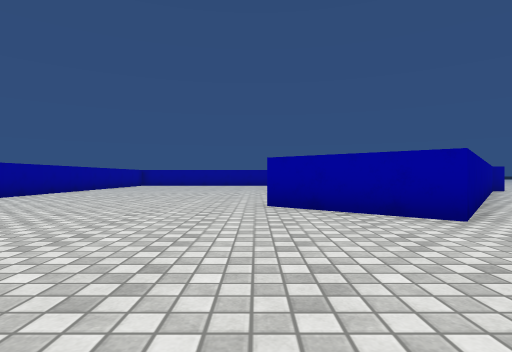
[1] (above)

18 first-person views from a walk through a 3-D level made in the Unity game engine. The camera is 0.62 m above the floor, looks level and sees 80° across. The floor is counted in squares, 1 m on a side. Each view is taken from the middle of a square. On the plan, view 1 faces up. The plan holds only what a view shows up to about 9 squares ahead; the rest is blank. The place goes on beyond the plan. The player is left out. Surface patterns are stand-ins for the level's own textures.

[2]
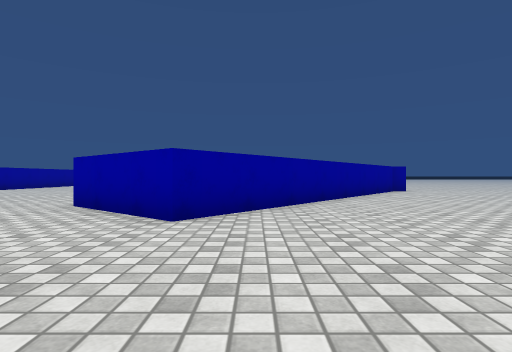

[3]
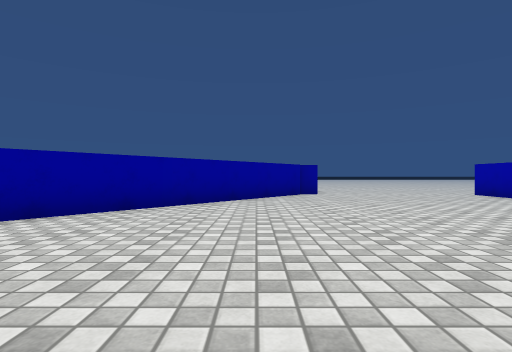

[4]
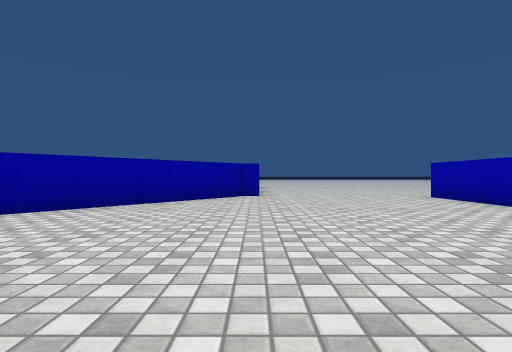

[5]
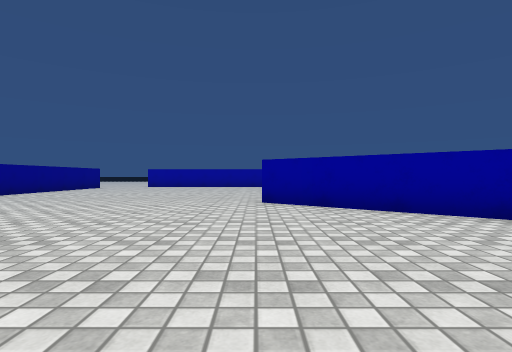

[6]
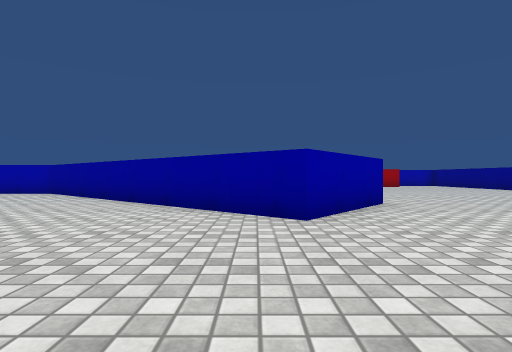

[7]
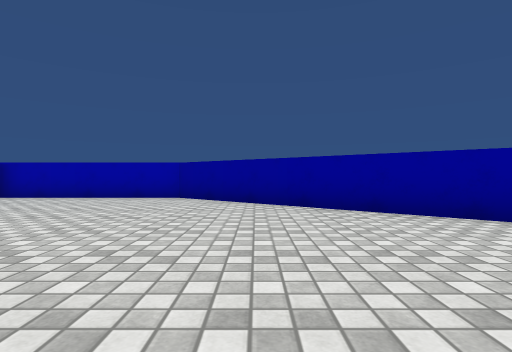

[8]
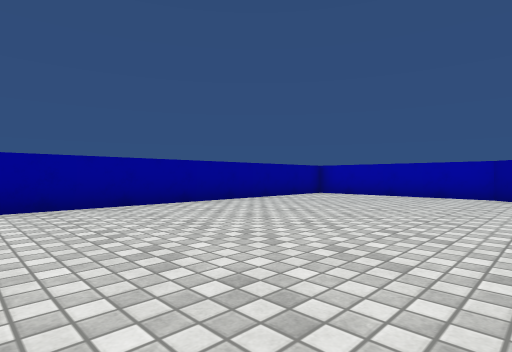

[9]
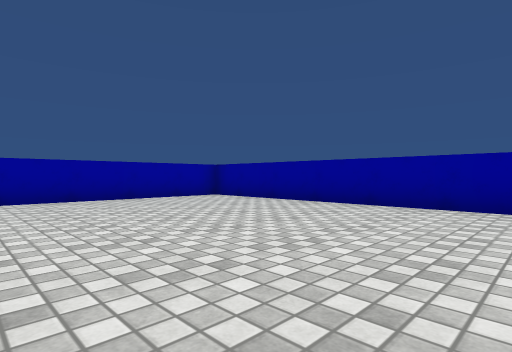

[10]
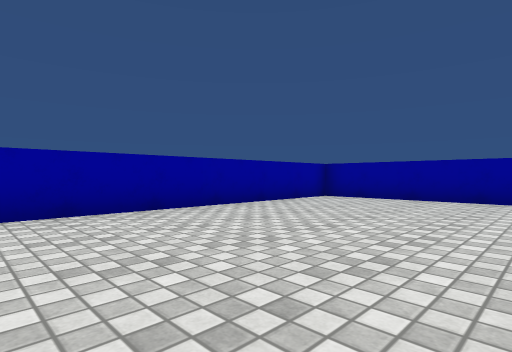

[11]
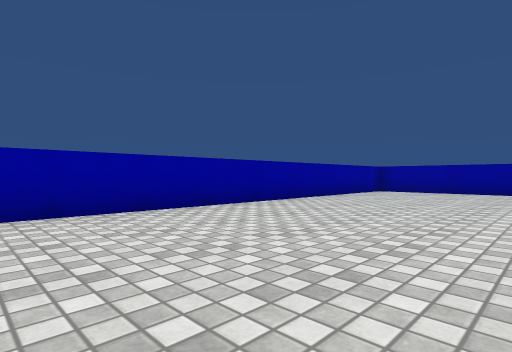

[12]
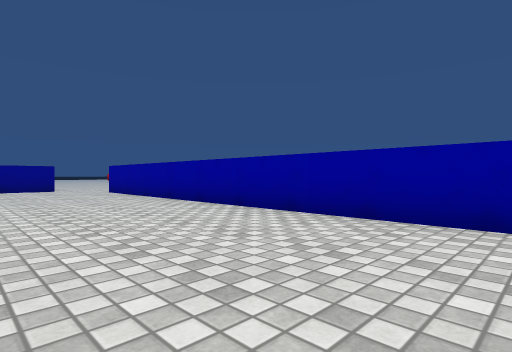

[13]
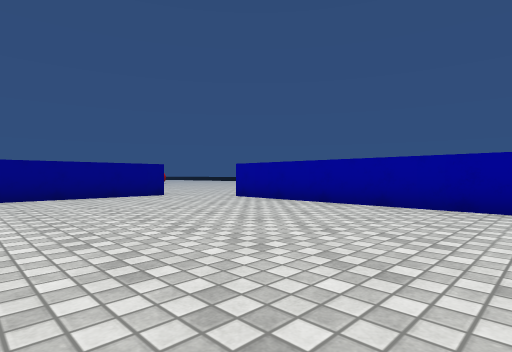

[14]
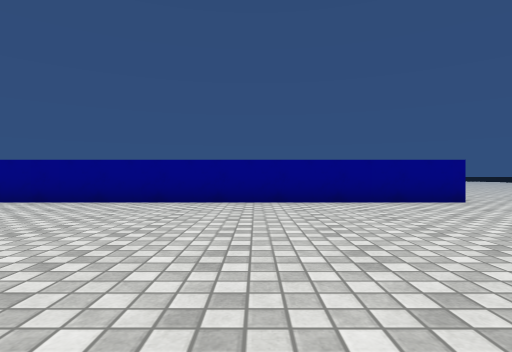

[15]
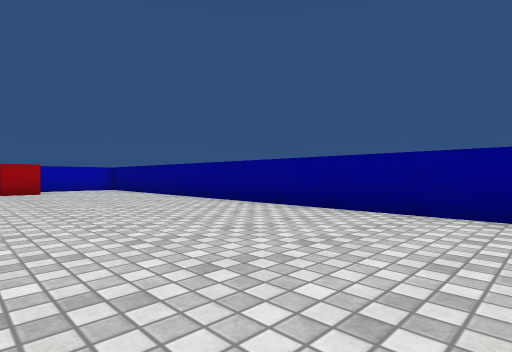

[16]
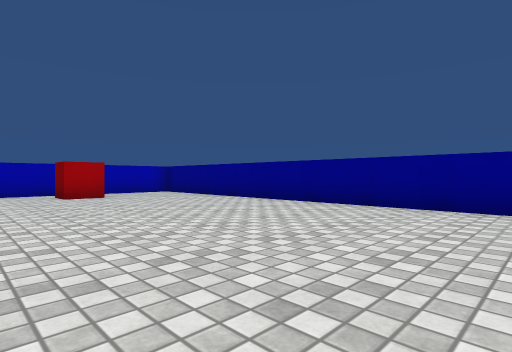

[17]
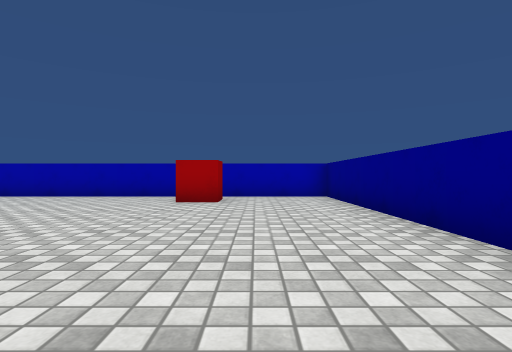

[18]
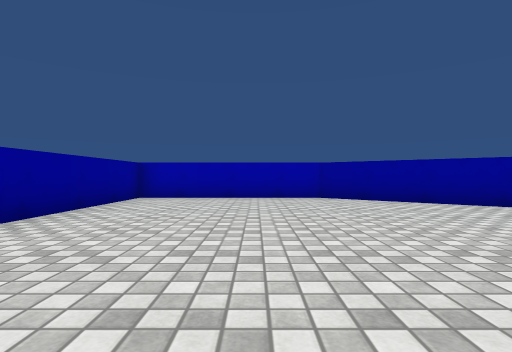

### Floor plan
Points are (right, up) in squares from view 1. A wall is a line through its corners. A room is listed if a view was taken in it or the views show most of it. See-through windows are left out.
Room 1 (views 1, 2, 3, 4, 5, 6, 7, 8, 9, 10, 11, 12, 13, 14, 15, 16, 17, 18)
walls: (9.3, 12) (2.9, 4.1) (0.2, 6.3) (6.7, 14.2) (6.7, 19.3) (-6.5, 19.3); (-6, -4.1) (14.5, -4.1); (-7.2, 18.5) (-7.2, -1.5)
ways out: opening at (-6.5, -3.5); opening at (12, 11)
objects: red cube (13, -1) to (14, 0)

Where each view was taken, in squares from view 1:
view 1: 0 up, 0 right, facing up
view 2: 0 up, 4 right, facing up
view 3: 2 up, 8 right, facing up
view 4: 3 up, 10 right, facing up
view 5: 4 up, 10 right, facing left
view 6: 7 up, 4 left, facing right
view 7: 12 up, 2 left, facing right
view 8: 13 up, 3 left, facing up-right
view 9: 13 up, 1 right, facing up-left
view 10: 11 up, 2 left, facing up-left
view 11: 7 up, 2 left, facing up-left
view 12: 10 up, 3 left, facing down-left
view 13: 5 up, 1 left, facing down-left
view 14: 3 up, 1 left, facing down
view 15: 1 up, 1 right, facing down-right
view 16: 2 up, 4 right, facing down-right
view 17: 2 down, 6 right, facing right
view 18: 16 up, 2 left, facing right
